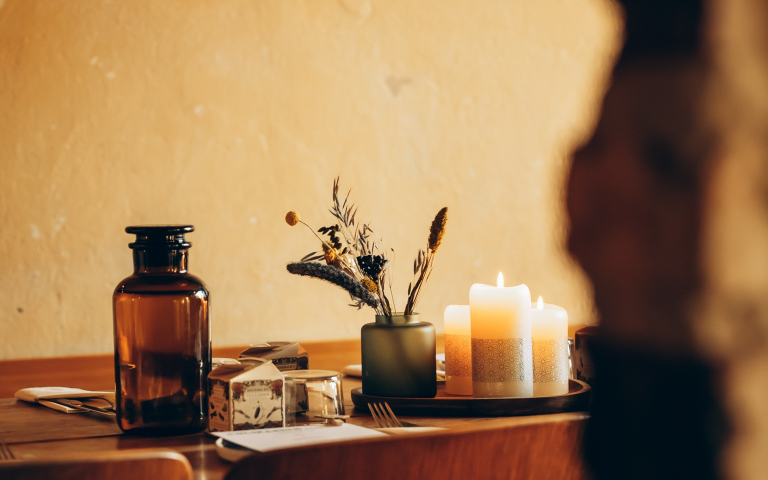
#> input picture Walk on the Wild Side Hannover/website/_varianten/fenster-tafel-15b/quelle/durch-die-wand.jpg, 1536 x 960 px, given in place of 4972.jpg, which was not available (shown at 1/2 size)
$ python zuschnitt.py out.png out.png
#> lines starting #> are read from the running program, lines starting #| are printed output that depends on the picture
import sys, os, json
from PIL import Image, ImageOps
C=os.path.expanduser('~/Desktop/Website-Projekte/Culinarium Hannover/_quelle/vom-kunden/')
OUT=sys.argv[1]; BAND=sys.argv[2]; os.makedirs(OUT,exist_ok=True); os.makedirs(BAND,exist_ok=True)
L=[
 ('tafel-gedeckt','drive/4972.jpg',.55),
 ('runde-von-oben','drive/3901.jpg',.55),
 ('tafel-im-raum','drive/4004.jpg',.58),
 ('blick-durch-die-tuer','drive/3859.jpg',.62),
 ('momo-am-tisch','3986.jpg',.45),
 ('applaus-kerzen','5022.jpg',.3),
 ('platz-gedeckt','drive/4075.jpg',.5),
 ('durch-die-wand','drive/4029.jpg',.55),
 ('fenster-nacht','drive/3998.jpg',.5),
 ('fenster-aussen','drive/4951.jpg',.45),
 ('kerzen-koch','drive/4894.jpg',.5),
 ('koch-erzaehlt-hell','drive/4365.jpg',.28),
 ('gaeste-am-fenster','drive/4398.jpg',.3),
 ('rote-drinks','4024.jpg',.3),
 ('koch-am-tisch-warm','drive/36913.jpg',.4),
 ('tafel-kerzen-frau','drive/3916.jpg',.45),
 ('koch-kerzentisch','drive/36543.jpg',.5),
]
info=[]
for name,q,my in L:
    im=ImageOps.exif_transpose(Image.open(C+q)).convert('RGB'); w,h=im.size
#> further down, im is the input picture: PIL image 1536x960 RGB; mean R, G, B 159.4, 122.7, 83.9
#> after `w, h = im.size`: w = 1536; h = 960
    cw=w; ch=round(w/1.6)
#> after `cw = w`: cw = 1536
#> after `ch = round(w / 1.6)`: ch = 960
    y=min(max(0,round(my*h-ch/2)),h-ch)
#> y = 0
    c=im.crop((0,y,cw,y+ch)); c.save(os.path.join(OUT,name+'.jpg'),quality=92)
    s=max(1000/c.width,650/c.height); v=c.resize((round(c.width*s),round(c.height*s)),Image.LANCZOS)
#> after `s = max(1000 / c.width, 650 / c.height)`: s = 0.677
#> after `v = c.resize((round(c.width * s), round(c.height * s)), Image.LANCZOS)`:
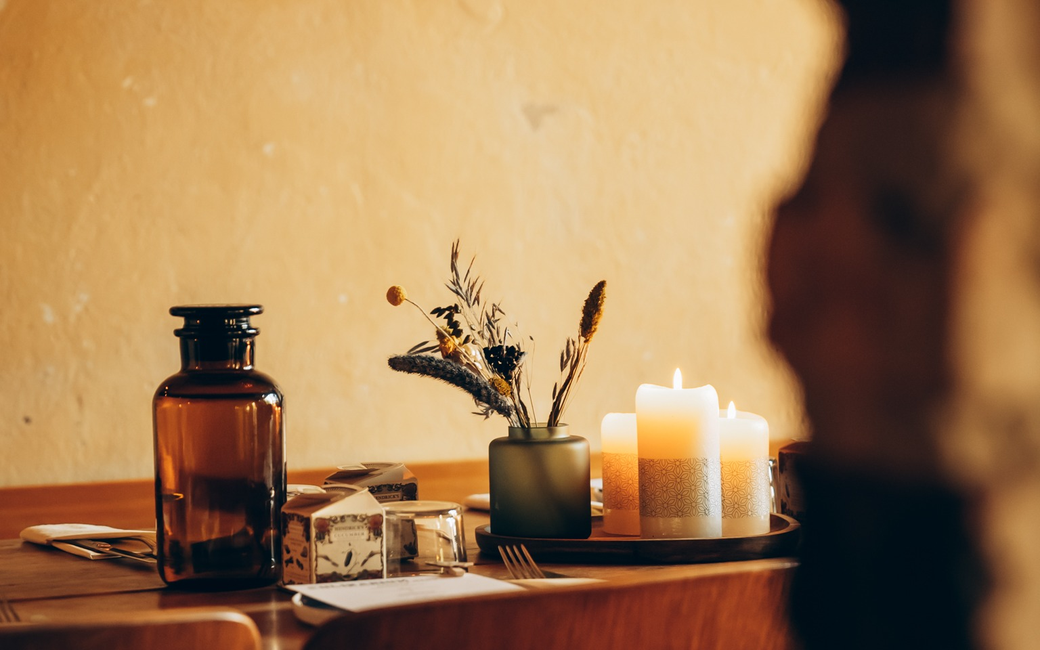
#> v: PIL image 1040x650 RGB; mean R, G, B 159.4, 122.7, 83.9
    x=(v.width-1000)//2; yy=(v.height-650)//2; v=v.crop((x,yy,x+1000,yy+650)).crop((0,107,1000,543))
#> after `x = (v.width - 1000) // 2`: x = 20
#> after `yy = (v.height - 650) // 2`: yy = 0
#> after `v = v.crop((x, yy, x + 1000, yy + 650)).crop((0, 107, 1000, 543))`:
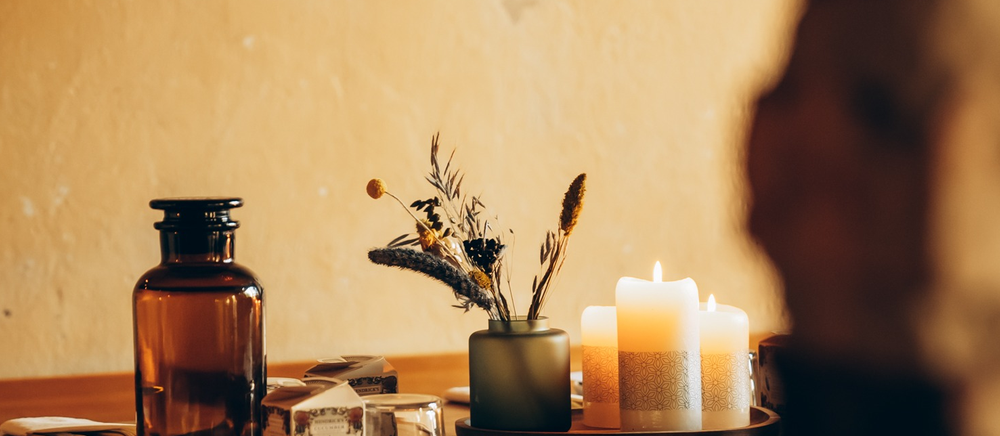
#> v: PIL image 1000x436 RGB; mean R, G, B 168.2, 132, 91.1
    v.save(os.path.join(BAND,name+'.jpg'),quality=88)
    info.append((name,c.width,c.height,'Culinarium Hannover/_quelle/vom-kunden/'+q))
#> pass 2 of the loop `for name,q,my in L:`:
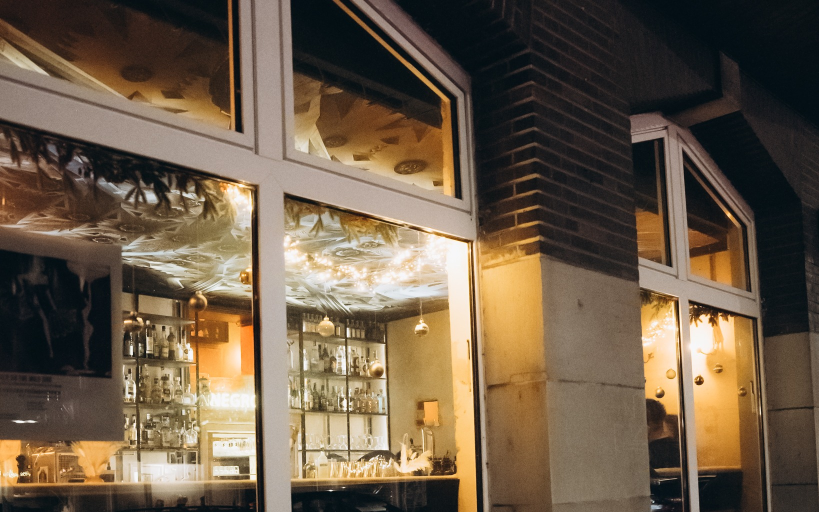
#> input picture Walk on the Wild Side Hannover/website/_varianten/fenster-tafel-15b/quelle/fenster-aussen.jpg, 1638 x 1024 px, given in place of 3901.jpg, which was not available (shown at 1/2 size)
#> im is the input picture: PIL image 1638x1024 RGB; mean R, G, B 108.9, 92.2, 72.7
#> `v = c.resize((round(c.width * s), round(c.height * s)), Image.LANCZOS)`:
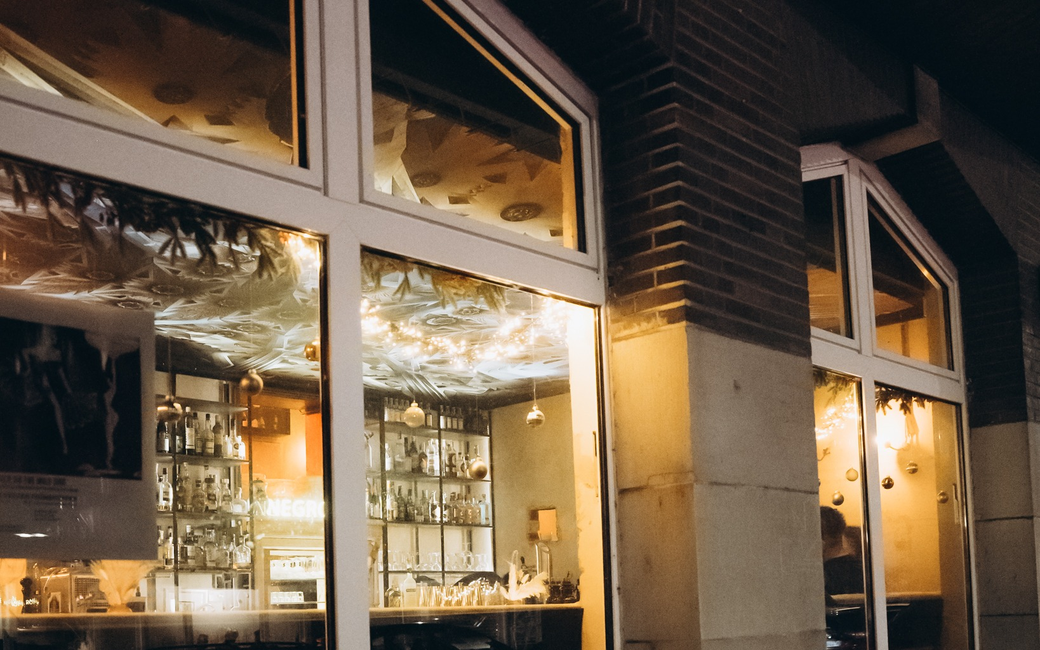
#> v: PIL image 1040x650 RGB; mean R, G, B 108.9, 92.2, 72.7
#> `v = v.crop((x, yy, x + 1000, yy + 650)).crop((0, 107, 1000, 543))`:
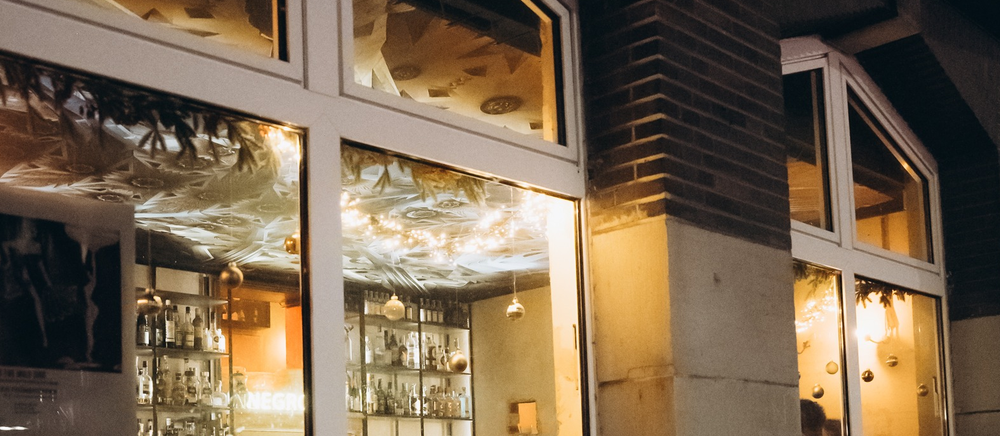
#> v: PIL image 1000x436 RGB; mean R, G, B 123.2, 104.1, 81.3
#> (the run stopped early here; a loop or call above may not have finished)
